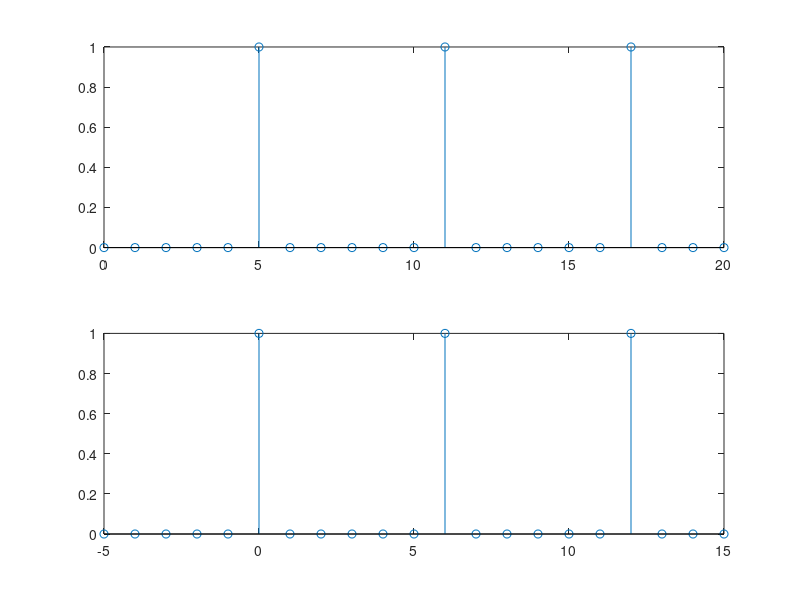

The MATLAB script that drew this image:
for i=1:1:21 %genereaza vectorul z=[0,0,0,0,0,1,0,...,1,0,0,0]
    if mod(i,6)~=0
        z(i)=0;
    else
        z(i)=1;
    end
end
n=0:20;
m=-5:15;
subplot(2,1,1),stem(n,z)
subplot(2,1,2),stem(m,z)